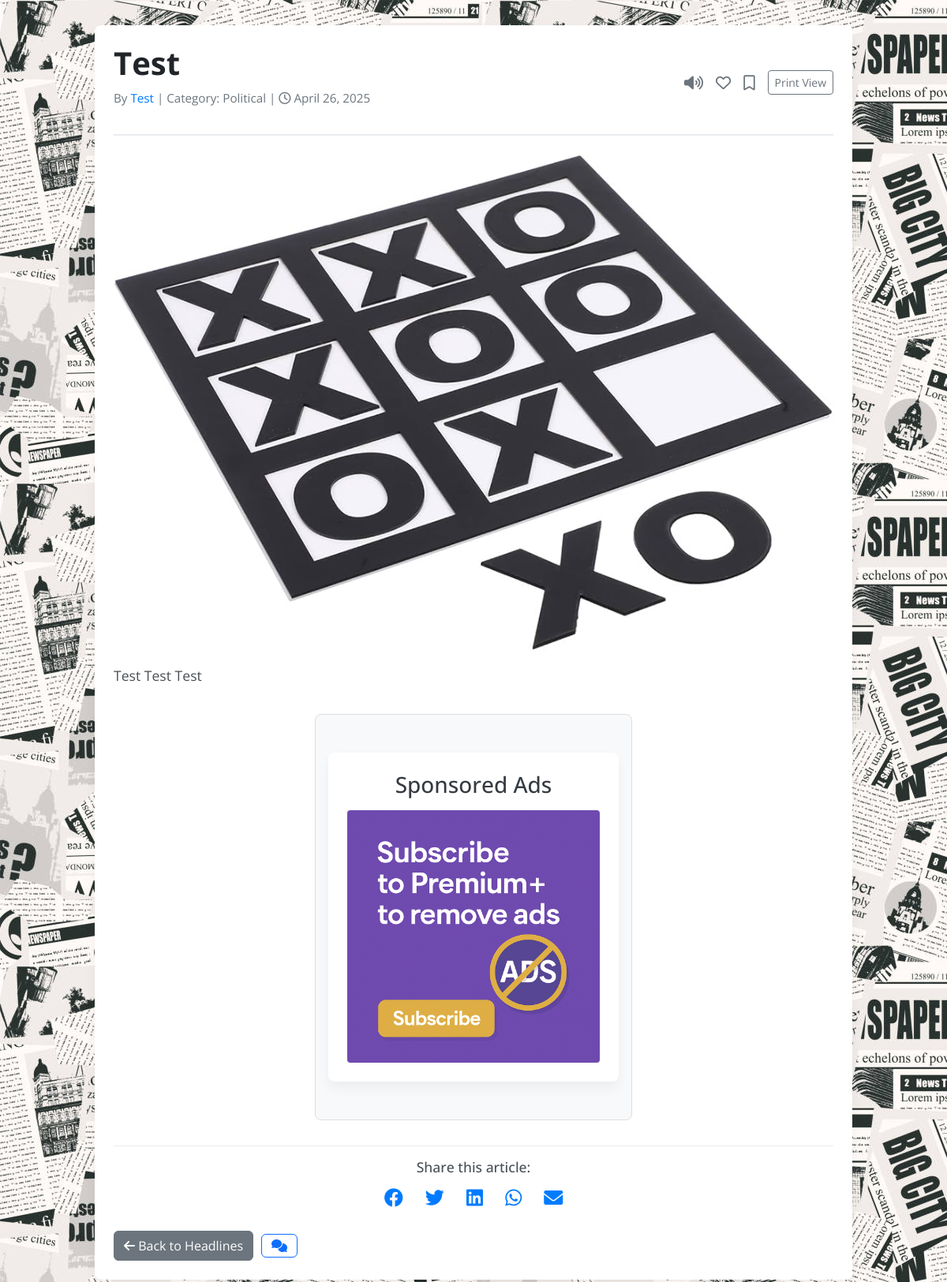
/article.php?id=41, run on the app's committed database.
### tables this page shows
CREATE TABLE `articles` (
  `id` int(11) NOT NULL,
  `title` varchar(255) NOT NULL,
  `content` text NOT NULL,
  `author` varchar(100) NOT NULL,
  `created_at` timestamp NOT NULL DEFAULT current_timestamp(),
  `category_id` int(11) NOT NULL,
  `image_path` mediumtext NOT NULL,
  `views` int(11) NOT NULL DEFAULT 0
);

CREATE TABLE `category` (
  `category_id` int(11) NOT NULL,
  `category_name` varchar(255) NOT NULL
);

### article.php (the view, shortened to what this page needs)
<?php
$db = (new Database())->connect();
if (isset($_GET['id']) && is_numeric($_GET['id'])) {
    $article_id = $_GET['id'];
    $article_query = "
        SELECT a.id, a.title, a.author, a.content, a.created_at, c.category_name, a.image_path
        FROM articles a
        LEFT JOIN category c ON a.category_id = c.category_id
        WHERE a.id = ?
    ";
    $stmt = $db->prepare($article_query);
    $stmt->bind_param("i", $article_id);
    $stmt->execute();
    $article_result = $stmt->get_result();
    if ($article_result->num_rows > 0) {
        $article = $article_result->fetch_assoc();
    } else {
        $error_message = "Article not found.";
    }
    $is_favorited = false;
    $is_booked = false;
} else {
    $error_message = "Invalid article ID.";
}
$article_url = "http://" . $_SERVER['HTTP_HOST'] . $_SERVER['REQUEST_URI'];
$show_ads = true;
?>
<!DOCTYPE html>
<html lang="en">
<head>
    <link href="https://cdn.jsdelivr.net/npm/bootstrap@5.3.0/dist/css/bootstrap.min.css" rel="stylesheet">
    <link rel="stylesheet" href="https://cdnjs.cloudflare.com/ajax/libs/font-awesome/6.0.0-beta3/css/all.min.css">
</head>
<body>
    <div class="container">
        <?php if (isset($error_message)): ?>
            <div class="alert alert-danger">
                <?= htmlspecialchars($error_message) ?>
            </div>
        <?php else: ?>
            <?php
            $view_mode = 'web';
            ?>
            <div class="article-header">
                <div class="article-header-left">
                    <h1><?= htmlspecialchars($article['title']) ?></h1>
                    <p class="article-meta">
                        By <a
                            href="index.php?search=<?= urlencode($article['author']) ?>"><?= htmlspecialchars($article['author']) ?></a>
                        |
                        Category: <?= htmlspecialchars($article['category_name']) ?> |
                        <i class="far fa-clock"></i> <?= date("F j, Y", strtotime($article['created_at'])) ?>
                    </p>
                </div>
                <div class="article-actions">
                    <i id="read-aloud-icon" class="fas fa-volume-up" title="Read Aloud"></i>
                    <a href="#" title="Add to Favorites" class="<?= $is_favorited ? 'fas' : 'far' ?> fa-heart"
                        onclick="toggleFavorite(<?= $article['id'] ?>, this); return false;"></a>
                    <a href="#" title="Add to Bookmark" class="<?= $is_booked ? 'fas' : 'far' ?> fa-bookmark"
                        onclick="toggleBookmark(<?= $article['id'] ?>, this); return false;"></a>
                </div>
                <div class="view-toggle" style="margin-left: 1rem;">
                    <?php if ($view_mode === 'web'): ?>
                        <a href="?id=<?= $article['id'] ?>&view=print" class="btn btn-outline-secondary btn-sm"
                            title="Switch to Print View">Print View</a>
                    <?php else: ?>
                        <a href="?id=<?= $article['id'] ?>&view=web" class="btn btn-outline-secondary btn-sm"
                            title="Switch to Web View">Web View</a>
                    <?php endif; ?>
                </div>
            </div>
            <?php if ($view_mode === 'print'): ?>
                <style>
                    body {
                        font-family: 'Times New Roman', Times, serif;
                        background: #fff !important;
                        color: #000 !important;
                        margin: 2rem;
                    }
                    .container {
                        max-width: 100% !important;
                        box-shadow: none !important;
                        background: #fff !important;
                        padding: 0 !important;
                        margin: 0 !important;
                    }
                    .article-header,
                    .article-actions,
                    .share-icons,
                    .back-link,
                    #comment-section,
                    .ads-section {
                        display: none !important;
                    }
                    .article-content img {
                        max-width: 100% !important;
                        height: auto !important;
                        margin-bottom: 1rem;
                    }
                    .article-content {
                        font-size: 14pt !important;
                        line-height: 1.6 !important;
                        color: #000 !important;
                    }
                    .view-toggle {
                        margin-bottom: 1rem;
                    }
                </style>
                <div class="container">
                    <div class="view-toggle">
                        <a href="?id=<?= $article['id'] ?>&view=web" class="btn btn-outline-secondary btn-sm"
                            title="Return to Web View">Return to Web View</a>
                    </div>
                    <h1><?= htmlspecialchars($article['title']) ?></h1>
                    <p><strong>By:</strong> <?= htmlspecialchars($article['author']) ?></p>
                    <p><strong>Category:</strong> <?= htmlspecialchars($article['category_name']) ?></p>
                    <p><strong>Date:</strong> <?= date("F j, Y", strtotime($article['created_at'])) ?></p>
                    <div class="article-content">
                        <?php
                        if (!empty($article['image_path'])) {
                            echo '<img src="../images/' . htmlspecialchars($article['image_path']) . '" class="img-fluid mb-3">';
                        }
                        ?>
                        <?= nl2br(htmlspecialchars($article['content'])) ?>
                    </div>
                </div>
            <?php else: ?>
                <div class="article-content">
                    <?php
                    if (!empty($article['image_path'])) {
                        echo '<img src="../images/' . htmlspecialchars($article['image_path']) . '" class="img-fluid mb-3">';
                    }
                    ?>
                    <?= nl2br(htmlspecialchars($article['content'])) ?>
                </div>
            <?php endif; ?>
            <?php if ($show_ads): ?>
                <section class="ads-section"
                    style="background-color: #f8f9fa; justify-self: center; padding: 1rem; margin: 2rem 2rem; border: 1px solid #ddd; border-radius: 0.5rem; width: fit-content; align-self: center;">
                    <div class="container">
                        <h3 style="text-align: center; margin-bottom: 1rem;">Sponsored Ads</h3>
                        <div style="display: flex; justify-content: center; gap: 1rem;">
                            <a href="subscription.php" target="_blank">
                                <div
                                    style="width: 100%; height: 20rem;  border-radius: 0.25rem; overflow: hidden; display: flex; align-items: center; justify-content: center;">
                                    <img src="images/g6.png" alt="Ad1" style="width: 100%; height: 100%; object-fit: contain;">
                                </div>
                            </a>
                        </div>
                    </div>
                </section>
            <?php endif; ?>
            <div class="share-icons">
                <h5>Share this article:</h5>
                <a href="https://www.facebook.com/sharer/sharer.php?u=<?= urlencode($article_url) ?>" target="_blank"
                    rel="noopener noreferrer" class="fab fa-facebook"></a>
                <a href="https://twitter.com/intent/tweet?url=<?= urlencode($article_url) ?>&text=<?= urlencode($article['title']) ?>"
                    target="_blank" rel="noopener noreferrer" class="fab fa-twitter"></a>
                <a href="https://www.linkedin.com/shareArticle?mini=true&url=<?= urlencode($article_url) ?>&title=<?= urlencode($article['title']) ?>"
                    target="_blank" rel="noopener noreferrer" class="fab fa-linkedin"></a>
                <a href="whatsapp://send?text=<?= urlencode($article_url) ?>" target="_blank" class="fab fa-whatsapp"></a>
                <a href="mailto:?subject=<?= urlencode('Check out this article: ' . $article['title']) ?>&body=<?= urlencode('I thought you might find this interesting: ' . $article_url) ?>"
                    class="fas fa-envelope"></a>
            </div>
        <?php endif; ?>
        <div class="back-link" style="display: flex; gap: 10px; align-items: center;">
            <a href="index.php" class="btn btn-secondary"><i class="fas fa-arrow-left"></i> Back to Headlines</a>
            <button id="comment-toggle-btn" class="btn btn-outline-primary" title="Toggle Comments"
                style="display: flex; align-items: center;">
                <i class="fas fa-comments"></i>
            </button>
        </div>
    </div>
</body>
</html>

### article.php (style rules this page uses)
body { font-family: 'Open Sans', sans-serif; background-image: url('images/g5.jpg'); background-size: auto; color: #343a40; line-height: 1.7; }
a { color: #007bff; text-decoration: none; transition: color 0.3s ease-in-out; }
.container { max-width: 960px; margin: 2rem auto; padding: 1.5rem; background-color: #fff; box-shadow: 0 0.5rem 1rem rgba(0, 0, 0, 0.05); border-radius: 0.5rem; }
.article-header { margin-bottom: 1.5rem; padding-bottom: 1rem; border-bottom: 2px solid #e9ecef; display: flex; justify-content: space-between; align-items: center; }
.article-header-left { flex-grow: 1; }
.article-header h1 { font-size: 2.5rem; font-weight: 700; color: #212529; margin-bottom: 0.5rem; line-height: 1.2; }
.article-meta { font-size: 0.95rem; color: #6c757d; margin-bottom: 1rem; }
.article-meta a { color: #007bff; text-decoration: none; }
.article-actions { display: flex; align-items: center; }
.article-actions i { color: #6C757D; font-size: 1.2rem; cursor: pointer; }
.article-actions a { margin-left: 1rem; font-size: 1.2rem; color: #6c757d; cursor: pointer; transition: color 0.2s ease-in-out; }
.article-content { font-size: 1.1rem; line-height: 1.8; color: #495057; margin-bottom: 2rem; display: grid; }
.share-icons { margin-top: 2rem; padding-top: 1rem; border-top: 1px solid #e9ecef; text-align: center; }
.share-icons h5 { font-size: 1.1rem; color: #495057; margin-bottom: 1rem; }
.share-icons a { display: inline-block; margin: 0 0.75rem; font-size: 1.5rem; color: #007bff; transition: color 0.2s ease-in-out; }
.back-link { margin-top: 1.5rem; display: inline-block; }

### data on the page
articles: title "Test", author "Test", category.category_name "Political", created_at "April 26, 2025", image_path (picture), content "Test Test Test"
